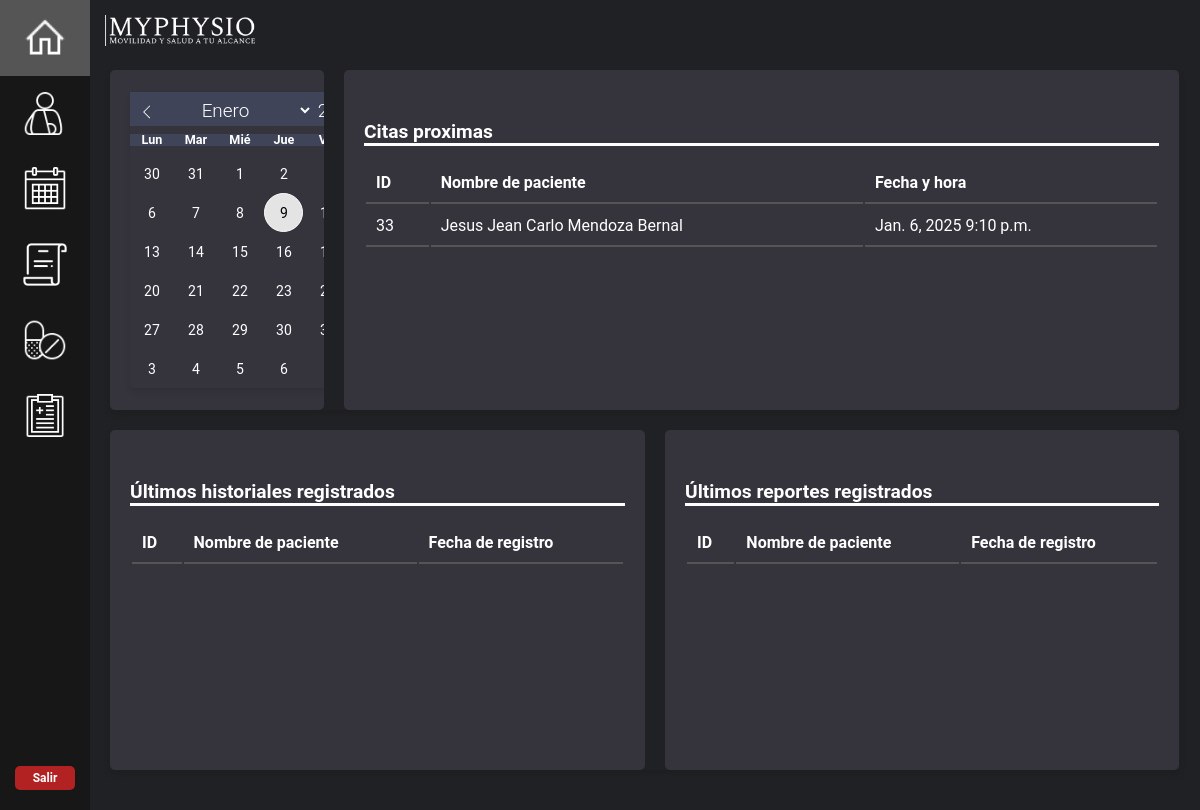
/home/, run on the app's committed database.
### mainapp/models.py (models this page shows, shortened)
class Citas(models.Model):
    paciente = models.ForeignKey(Paciente, on_delete=models.CASCADE, blank=False, null=False)
    fecha = models.DateField()
    hora = models.TimeField(auto_now=False, auto_now_add=False)
    class Meta:
        unique_together = ('paciente', 'fecha', 'hora')

class Paciente(models.Model):
    nombre = models.CharField(max_length=100)
    apellido_paterno = models.CharField(max_length=100)
    apellido_materno = models.CharField(max_length=100)
    edad = models.IntegerField(blank=True, null=True)
    fecha_nacimiento = models.DateField(blank=True, null=True)
    sexo = models.CharField(max_length=100, blank=True, null=True)
    direccion = models.CharField(max_length=100, blank=True, null=True)
    telefonoP = models.CharField(max_length=10,blank=True, null=True)
    emailP = models.EmailField(blank=True, null=True)
    sintomas = models.CharField(max_length=100, blank=True, null=True)
    frecuencia_dolor = models.CharField(max_length=255, blank=True, null=True)
    act_causante = models.CharField(max_length=100, blank=True, null=True)
    descripcion_dolor = models.CharField(max_length=100, blank=True, null=True)
    intensidad_dolor = models.CharField(max_length=100, blank=True, null=True)
    tratamiento = models.TextField(max_length=255, blank=True, null=True)
    lesiones = models.CharField(max_length=100, blank=True, null=True)
    condicion = models.CharField(max_length=100, blank=True, null=True)
    tratamientos_previos = models.TextField(max_length=255, blank=True, null=True)
    medicacion_actual = models.CharField(max_length=100, blank=True, null=True)
    peso = models.IntegerField(blank=True, null=True)
    altura = models.IntegerField(blank=True, null=True)
    rango_mov = models.IntegerField(blank=True, null=True)
    presion = models.CharField(max_length=100, blank=True, null=True)
    ocupacion = models.CharField(max_length=100, blank=True, null=True)
    act_fisica = models.CharField(max_length=100, blank=True, null=True)
    descanso = models.TextField(max_length=255, blank=True, null=True)
    alimentacion = models.TextField(max_length=255, blank=True, null=True)
    def __str__(self):
        return self.nombre + ' ' + self.apellido_paterno + ' ' + self.apellido_materno

### mainapp/views.py (the view)
# urls.py: path("home/", views.home, name="home"),
def home(request):
    info_citas = Citas.objects.all
    info_historial = Historial.objects.all
    info_reportes = Reporte.objects.all
    return render(request, "./home.html", {'citas': info_citas, 'historiales' : info_historial, 'reportes' : info_reportes})

### mainapp/templates/home.html (shortened to what this page needs)
{% extends "dashboard_home.html" %}
{% load static %}
{% block extra_css %}
<link rel="stylesheet" href="{% static 'flatpickr.min.css' %}">
<link rel="stylesheet" href="{% static 'flatpickr.dark.min.css' %}">
{% endblock %}
{% block content %}
<div class="home-container">
    <div class="home-group">
        <div class="calendar-container">
            <input style="display:none;"type="text" class="calendar-input" id="calendar" placeholder="Selecciona una fecha" readonly>
        </div>
    </div>
    <div class="home-group">
        <div class="section-title">Citas proximas</div>
        <table class="table-dashboard">
            <thead>
                <tr>
                    <th>ID</th>
                    <th>Nombre de paciente</th>
                    <th>Fecha y hora</th>
                </tr>
            </thead>
            <tbody id="tabla-citas-proximas">
                {% for item in citas %}
                <tr>
                    <td>{{ item.id }}</td>
                    <td>{{ item.paciente }}</td>
                    <td>{{ item.fecha }} {{item.hora}}</td>
                  </tr>
                {% endfor %}
            </tbody>
        </table>
    </div>
</div>
<div class="ultimos">
    <div class="home-group">
        <div class="section-title">Últimos historiales registrados</div>
        <table>
            <thead>
                <tr>
                    <th>ID</th>
                    <th>Nombre de paciente</th>
                    <th>Fecha de registro</th>
                </tr>
            </thead>
        </table>
    </div>
    <div class="home-group">
        <div class="section-title">Últimos reportes registrados</div>
        <table>
            <thead>
                <tr>
                    <th>ID</th>
                    <th>Nombre de paciente</th>
                    <th>Fecha de registro</th>
                </tr>
            </thead>
        </table>
    </div>
</div>
{% endblock %}

### mystaticfiles/styles.css (style rules this page uses)
* { font-family: 'Roboto'; }
body { display: flex; flex-direction: column; margin: 0; min-height: 100vh; color: white; background-color: #202124; }
.home-container { margin-top: 50px; display: grid; grid-template-columns: 20% 78%; gap: 20px; margin-bottom: 20px; box-shadow: 0 4px 6px rgba(0, 0, 0, 0.1); }
.ultimos { display: grid; grid-template-columns: 50% 48%; gap: 20px; margin-bottom: 20px; box-shadow: 0 4px 6px rgba(0, 0, 0, 0.1); }
.home-group { background-color: #35333C; border-radius: 5px; padding: 20px; overflow: auto; height: 300px; }
.home-group .section-title { font-size: 1.2em; font-weight: bold; margin-bottom: 15px; border-bottom: 3px solid #ffff; }
.calendar-container { position: relative; max-width: 500px; }
table { width: 100%; border-collapse: separate; margin-top: 15px; }
.table-dashboard thead { position: sticky; }
th, td { text-align: left; padding: 10px; border-bottom: 2px solid #555; }
th { font-weight: bold; }
.section-title { margin: 30px 0 20px; border-bottom: 3px solid #555; }

### mainapp/templates/dashboard_home.html (style rules this page uses)
body { margin: 0; font-family: "Roboto"; color: white; background-color: #202124; }

### data on the page
Citas: id "33", paciente "Jesus Jean Carlo Mendoza Bernal", fecha "Jan. 6, 2025", hora "9:10 p.m."
